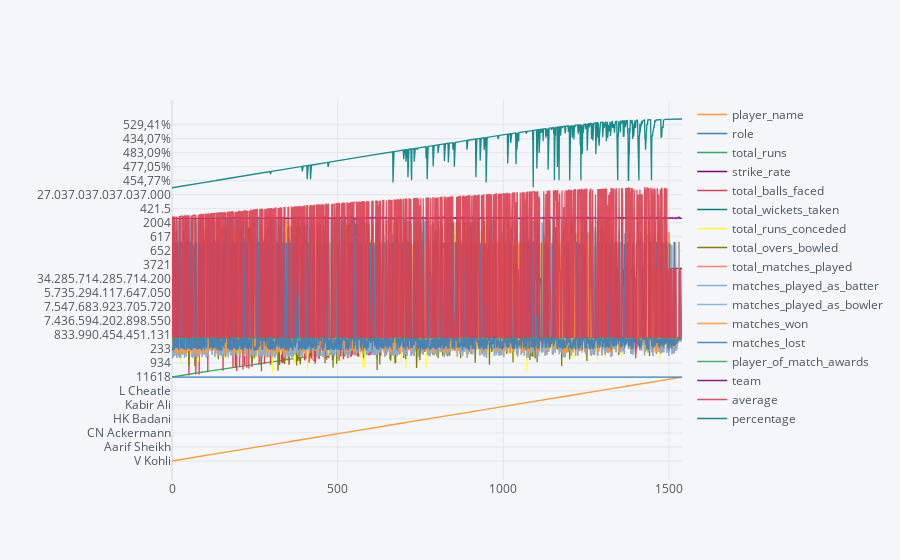

This figure's notebook cell:
### Code cell
odi.iplot()

### Figure 1 — Plotly figure (JSON) as saved in the notebook; plotly's stock layout.template omitted (floating-point values rounded to 4 significant figures; data arrays with more than 128 entries replaced by an {"elided": "..."} marker saying what was removed)
{"data": [{"line": {"color": "rgba(255, 153, 51, 1.0)", "dash": "solid", "shape": "linear", "width": 1.3}, "mode": "lines", "name": "player_name", "text": "", "type": "scatter", "x": {"elided": "1540 int values"}, "y": {"elided": "1540 str values"}}, {"line": {"color": "rgba(55, 128, 191, 1.0)", "dash": "solid", "shape": "linear", "width": 1.3}, "mode": "lines", "name": "role", "text": "", "type": "scatter", "x": {"elided": "1540 int values"}, "y": {"elided": "1540 str values"}}, {"line": {"color": "rgba(50, 171, 96, 1.0)", "dash": "solid", "shape": "linear", "width": 1.3}, "mode": "lines", "name": "total_runs", "text": "", "type": "scatter", "x": {"elided": "1540 int values"}, "y": {"elided": "1540 int values"}}, {"line": {"color": "rgba(128, 0, 128, 1.0)", "dash": "solid", "shape": "linear", "width": 1.3}, "mode": "lines", "name": "strike_rate", "text": "", "type": "scatter", "x": {"elided": "1540 int values"}, "y": {"elided": "1540 str values"}}, {"line": {"color": "rgba(219, 64, 82, 1.0)", "dash": "solid", "shape": "linear", "width": 1.3}, "mode": "lines", "name": "total_balls_faced", "text": "", "type": "scatter", "x": {"elided": "1540 int values"}, "y": {"elided": "1540 int values"}}, {"line": {"color": "rgba(0, 128, 128, 1.0)", "dash": "solid", "shape": "linear", "width": 1.3}, "mode": "lines", "name": "total_wickets_taken", "text": "", "type": "scatter", "x": {"elided": "1540 int values"}, "y": {"elided": "1540 int values"}}, {"line": {"color": "rgba(255, 255, 51, 1.0)", "dash": "solid", "shape": "linear", "width": 1.3}, "mode": "lines", "name": "total_runs_conceded", "text": "", "type": "scatter", "x": {"elided": "1540 int values"}, "y": {"elided": "1540 int values"}}, {"line": {"color": "rgba(128, 128, 0, 1.0)", "dash": "solid", "shape": "linear", "width": 1.3}, "mode": "lines", "name": "total_overs_bowled", "text": "", "type": "scatter", "x": {"elided": "1540 int values"}, "y": {"elided": "1540 int values"}}, {"line": {"color": "rgba(251, 128, 114, 1.0)", "dash": "solid", "shape": "linear", "width": 1.3}, "mode": "lines", "name": "total_matches_played", "text": "", "type": "scatter", "x": {"elided": "1540 int values"}, "y": {"elided": "1540 int values"}}, {"line": {"color": "rgba(128, 177, 211, 1.0)", "dash": "solid", "shape": "linear", "width": 1.3}, "mode": "lines", "name": "matches_played_as_batter", "text": "", "type": "scatter", "x": {"elided": "1540 int values"}, "y": {"elided": "1540 int values"}}, {"line": {"color": "rgba(128, 177, 211, 0.8999999999999999)", "dash": "solid", "shape": "linear", "width": 1.3}, "mode": "lines", "name": "matches_played_as_bowler", "text": "", "type": "scatter", "x": {"elided": "1540 int values"}, "y": {"elided": "1540 int values"}}, {"line": {"color": "rgba(255, 153, 51, 0.8999999999999999)", "dash": "solid", "shape": "linear", "width": 1.3}, "mode": "lines", "name": "matches_won", "text": "", "type": "scatter", "x": {"elided": "1540 int values"}, "y": {"elided": "1540 int values"}}, {"line": {"color": "rgba(55, 128, 191, 0.8999999999999999)", "dash": "solid", "shape": "linear", "width": 1.3}, "mode": "lines", "name": "matches_lost", "text": "", "type": "scatter", "x": {"elided": "1540 int values"}, "y": {"elided": "1540 int values"}}, {"line": {"color": "rgba(50, 171, 96, 0.8999999999999999)", "dash": "solid", "shape": "linear", "width": 1.3}, "mode": "lines", "name": "player_of_match_awards", "text": "", "type": "scatter", "x": {"elided": "1540 int values"}, "y": {"elided": "1540 int values"}}, {"line": {"color": "rgba(128, 0, 128, 0.8999999999999999)", "dash": "solid", "shape": "linear", "width": 1.3}, "mode": "lines", "name": "team", "text": "", "type": "scatter", "x": {"elided": "1540 int values"}, "y": {"elided": "1540 str values"}}, {"line": {"color": "rgba(219, 64, 82, 0.8999999999999999)", "dash": "solid", "shape": "linear", "width": 1.3}, "mode": "lines", "name": "average", "text": "", "type": "scatter", "x": {"elided": "1540 int values"}, "y": {"elided": "1540 str values"}}, {"line": {"color": "rgba(0, 128, 128, 0.8999999999999999)", "dash": "solid", "shape": "linear", "width": 1.3}, "mode": "lines", "name": "percentage", "text": "", "type": "scatter", "x": {"elided": "1540 int values"}, "y": {"elided": "1540 str values"}}], "layout": {"autosize": true, "legend": {"bgcolor": "#F5F6F9", "font": {"color": "#4D5663"}}, "paper_bgcolor": "#F5F6F9", "plot_bgcolor": "#F5F6F9", "title": {"font": {"color": "#4D5663"}}, "xaxis": {"autorange": true, "gridcolor": "#E1E5ED", "range": [0, 1539], "showgrid": true, "tickfont": {"color": "#4D5663"}, "title": {"font": {"color": "#4D5663"}, "text": ""}, "type": "linear", "zerolinecolor": "#E1E5ED"}, "yaxis": {"autorange": true, "gridcolor": "#E1E5ED", "range": [-348.5, 6622.0], "showgrid": true, "tickfont": {"color": "#4D5663"}, "title": {"font": {"color": "#4D5663"}, "text": ""}, "type": "category", "zerolinecolor": "#E1E5ED"}}}
